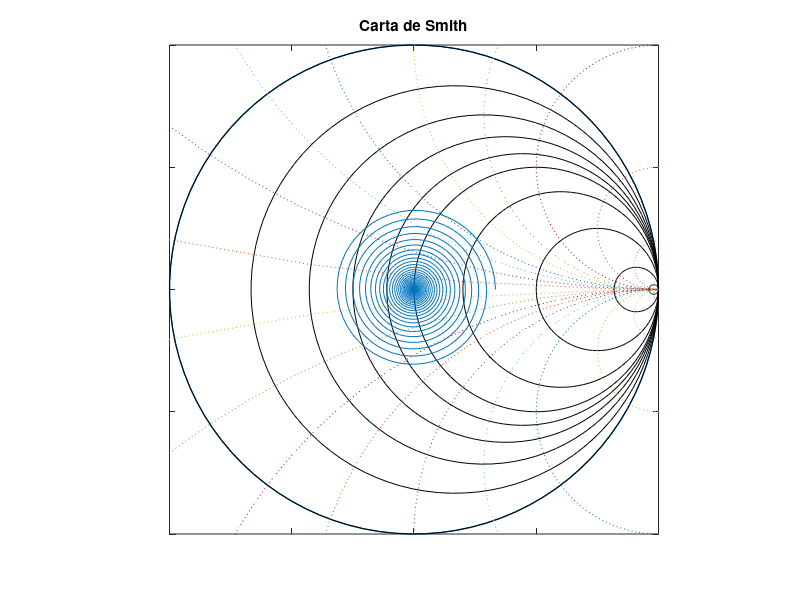

The MATLAB script that drew this image:
clear all;
close all;
clc;


%% Comprtamiento de Zo
alpha=0.1151292546;
beta=2*pi;
gama=alpha+1j*beta;
lambda=2*pi*beta;
Zl=100;
Zo=50;

s=0:.01:2*lambda-.01;
Gama=(Zl-Zo)/(Zl+Zo);

Zs=Zo*((1+Gama*exp(-2*gama*s))./(1-Gama*exp(-2*gama*s)));

% figure(2);
% subplot(2,1,1);
% plot(s, real(Zs));
% xlabel('$\lambda$','Interpreter','latex');
% ylabel('$\Gamma_r$','Interpreter','latex');
% grid on;
% 
% subplot(2,1,2);
% plot(s, imag(Zs));
% xlabel('$\lambda$','Interpreter','latex');
% ylabel('$\Gamma_i$','Interpreter','latex');
% grid on;

%% Carta de Smith
t = linspace(0, 2*pi, 100);
x = cos(t);
y = sin(t);
plot(x, y, 'linewidth', 1); axis equal; 

hold on;

r=[0 .2 .4 .6 .8 1 1.5 3 10 50];
xc=[.1 .3 .5 .7 1 1.4 2 4 10 50];
centros=r./(1+r);
radios=1./1+r;

centroI=1./xc;
radioI=1./xc;   

for i = 1 : length(centros)
    x(i,:) = centros(i) + (1 - centros(i)) * cos(t);
    y(i,:) = (1 - centros(i)) * sin(t);
    plot(x(i,:), y(i,:),'k');
    
    a(i,:) = 1 +centroI(i) * cos(t);
    b(i,:) = centroI(i) + centroI(i) * sin(t);
    plot(a(i,:), b(i,:),':', a(i,:), -b(i,:),':');
    axis([-1 1 -1 1]);
end 

hold on;
%%figure(2);
rr=real(Zs./Zo);
xx=imag(Zs./Zo);
%u=(1-rr.^2-xx.^2)./((1-rr).^2+xx.^2);
%v=(2.*xx)./((1-rr).^2+xx.^2);
u=(rr.^2-1+xx.^2)./((rr+1).^2+xx.^2);
v=(-2.*xx)./((rr+1).^2+xx.^2);

plot(u,v);
title('Carta de Smith');
set(gca,'xticklabel',{[]});
set(gca,'yticklabel',{[]});







